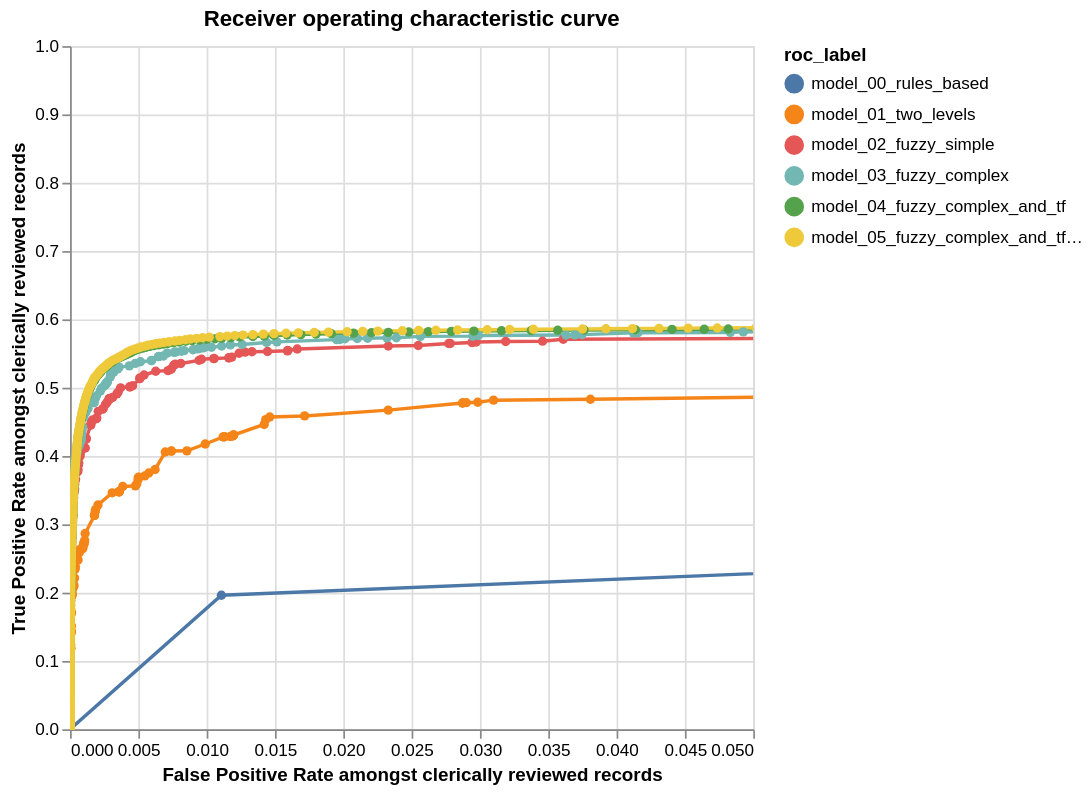

Write the Vega-Lite specification saved for this chart.
### Vega-Lite specification from a JSON file in a GitHub repository (floating-point values rounded to 4 significant figures; data arrays with more than 128 entries replaced by an {"elided": "..."} marker saying what was removed)
{"config": {"view": {"continuousWidth": 400, "continuousHeight": 300}}, "data": {"values": {"elided": "1757 records"}, "name": "data-fadd0e93e9546856cbc745a99e65285d"}, "mark": {"type": "line", "clip": true, "point": true}, "encoding": {"color": {"type": "nominal", "field": "roc_label"}, "tooltip": [{"type": "quantitative", "field": "truth_threshold"}, {"type": "quantitative", "field": "FP_rate"}, {"type": "quantitative", "field": "TP_rate"}, {"type": "quantitative", "field": "TP"}, {"type": "quantitative", "field": "TN"}, {"type": "quantitative", "field": "FP"}, {"type": "quantitative", "field": "FN"}, {"type": "quantitative", "field": "precision"}, {"type": "quantitative", "field": "recall"}], "x": {"type": "quantitative", "field": "FP_rate", "scale": {"domain": [0, 0.05]}, "sort": ["truth_threshold"], "title": "False Positive Rate amongst clerically reviewed records"}, "y": {"type": "quantitative", "field": "TP_rate", "sort": ["truth_threshold"], "title": "True Positive Rate amongst clerically reviewed records"}}, "height": 400, "selection": {"selector076": {"type": "interval", "bind": "scales", "encodings": ["x"]}}, "title": "Receiver operating characteristic curve", "width": 400, "$schema": "https://vega.github.io/schema/vega-lite/v4.8.1.json"}
